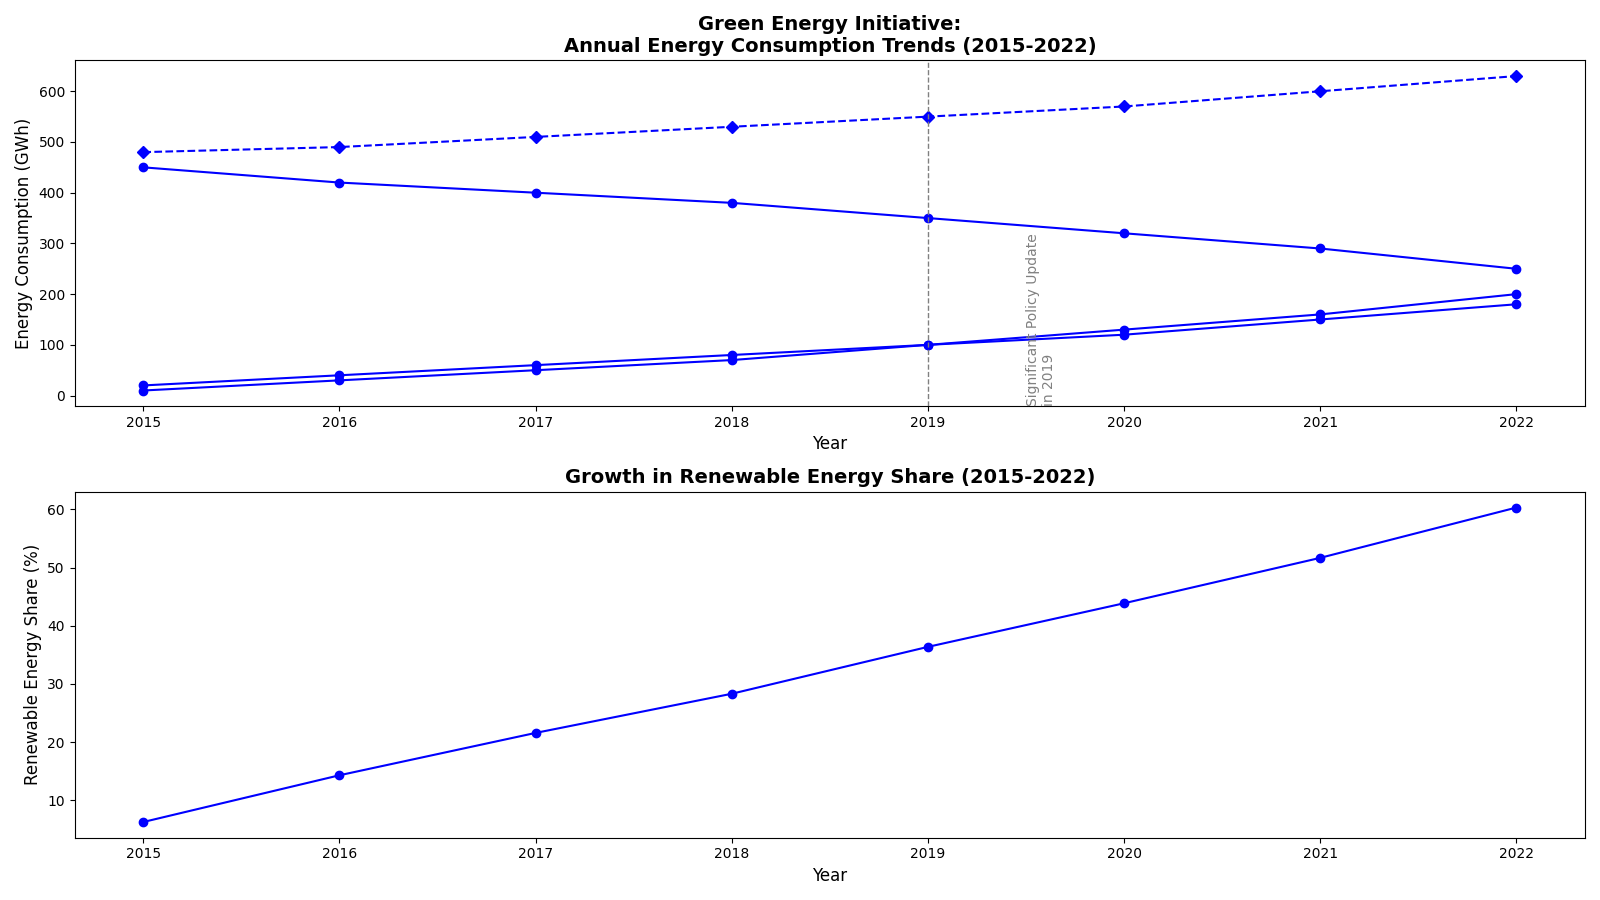

Generate this figure with Python:
import matplotlib.pyplot as plt
import numpy as np

years = np.arange(2015, 2023)
fossil_fuels = np.array([450, 420, 400, 380, 350, 320, 290, 250])
solar_energy = np.array([10, 30, 50, 70, 100, 130, 160, 200])
wind_energy = np.array([20, 40, 60, 80, 100, 120, 150, 180])
total_energy = fossil_fuels + solar_energy + wind_energy
share_renewable = (solar_energy + wind_energy) / total_energy * 100

plt.figure(figsize=(16, 9))

plt.subplot(2, 1, 1)
plt.plot(years, fossil_fuels, color='blue', marker='o', linestyle='-')
plt.plot(years, solar_energy, color='blue', marker='o', linestyle='-')
plt.plot(years, wind_energy, color='blue', marker='o', linestyle='-')
plt.plot(years, total_energy, color='blue', marker='D', linestyle='--')
plt.axvline(x=2019, color='gray', linestyle='--', linewidth=1)
plt.text(2019.5, 150, 'Significant Policy Update\nin 2019', rotation=90, verticalalignment='center', fontsize=10, color='gray')

plt.title('Green Energy Initiative:\nAnnual Energy Consumption Trends (2015-2022)', fontsize=14, fontweight='bold')
plt.xlabel('Year', fontsize=12)
plt.ylabel('Energy Consumption (GWh)', fontsize=12)

plt.subplot(2, 1, 2)
plt.plot(years, share_renewable, color='blue', marker='o', linestyle='-')
plt.title('Growth in Renewable Energy Share (2015-2022)', fontsize=14, fontweight='bold')
plt.xlabel('Year', fontsize=12)
plt.ylabel('Renewable Energy Share (%)', fontsize=12)

plt.tight_layout()
plt.show()
